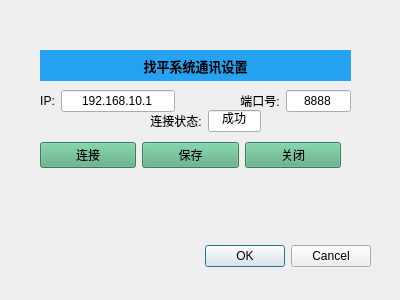
<?xml version="1.0" encoding="UTF-8"?>
<ui version="4.0">
 <class>workset</class>
 <widget class="QDialog" name="workset">
  <property name="geometry">
   <rect>
    <x>0</x>
    <y>0</y>
    <width>400</width>
    <height>300</height>
   </rect>
  </property>
  <property name="windowTitle">
   <string>Dialog</string>
  </property>
  <widget class="QDialogButtonBox" name="buttonBox">
   <property name="geometry">
    <rect>
     <x>30</x>
     <y>240</y>
     <width>341</width>
     <height>32</height>
    </rect>
   </property>
   <property name="orientation">
    <enum>Qt::Horizontal</enum>
   </property>
   <property name="standardButtons">
    <set>QDialogButtonBox::Cancel|QDialogButtonBox::Ok</set>
   </property>
  </widget>
  <widget class="QWidget" name="verticalLayoutWidget">
   <property name="geometry">
    <rect>
     <x>40</x>
     <y>90</y>
     <width>135</width>
     <height>22</height>
    </rect>
   </property>
   <layout class="QGridLayout" name="gridLayout_4">
    <item row="0" column="0">
     <widget class="QLabel" name="label_653">
      <property name="text">
       <string>IP:</string>
      </property>
      <property name="alignment">
       <set>Qt::AlignCenter</set>
      </property>
     </widget>
    </item>
    <item row="0" column="1">
     <widget class="QLineEdit" name="lineEdit_216">
      <property name="text">
       <string>192.168.10.1</string>
      </property>
      <property name="alignment">
       <set>Qt::AlignCenter</set>
      </property>
     </widget>
    </item>
   </layout>
  </widget>
  <widget class="QWidget" name="gridLayoutWidget_4">
   <property name="geometry">
    <rect>
     <x>240</x>
     <y>90</y>
     <width>111</width>
     <height>22</height>
    </rect>
   </property>
   <layout class="QGridLayout" name="gridLayout_5">
    <item row="0" column="2">
     <widget class="QLineEdit" name="lineEdit_217">
      <property name="text">
       <string>8888</string>
      </property>
      <property name="alignment">
       <set>Qt::AlignCenter</set>
      </property>
     </widget>
    </item>
    <item row="0" column="0" colspan="2">
     <widget class="QLabel" name="label_654">
      <property name="text">
       <string>端口号:</string>
      </property>
      <property name="alignment">
       <set>Qt::AlignCenter</set>
      </property>
     </widget>
    </item>
   </layout>
  </widget>
  <widget class="QWidget" name="gridLayoutWidget_6">
   <property name="geometry">
    <rect>
     <x>40</x>
     <y>140</y>
     <width>301</width>
     <height>31</height>
    </rect>
   </property>
   <layout class="QGridLayout" name="gridLayout_7">
    <item row="0" column="0">
     <widget class="QPushButton" name="pBtn_delete_edge_15">
      <property name="styleSheet">
       <string notr="true">background-color: rgb(85, 170, 127);</string>
      </property>
      <property name="text">
       <string>连接</string>
      </property>
     </widget>
    </item>
    <item row="0" column="1">
     <widget class="QPushButton" name="pBtn_delete_edge_16">
      <property name="styleSheet">
       <string notr="true">background-color: rgb(85, 170, 127);</string>
      </property>
      <property name="text">
       <string>保存</string>
      </property>
     </widget>
    </item>
    <item row="0" column="2">
     <widget class="QPushButton" name="pBtn_delete_edge_17">
      <property name="styleSheet">
       <string notr="true">background-color: rgb(85, 170, 127);</string>
      </property>
      <property name="text">
       <string>关闭</string>
      </property>
     </widget>
    </item>
   </layout>
  </widget>
  <widget class="QLabel" name="lbl_vertex_number_34">
   <property name="geometry">
    <rect>
     <x>40</x>
     <y>50</y>
     <width>311</width>
     <height>31</height>
    </rect>
   </property>
   <property name="font">
    <font>
     <pointsize>10</pointsize>
     <weight>75</weight>
     <bold>true</bold>
    </font>
   </property>
   <property name="styleSheet">
    <string notr="true">background-color: rgb(37, 162, 242);</string>
   </property>
   <property name="text">
    <string>找平系统通讯设置</string>
   </property>
   <property name="alignment">
    <set>Qt::AlignCenter</set>
   </property>
  </widget>
  <widget class="QWidget" name="gridLayoutWidget_5">
   <property name="geometry">
    <rect>
     <x>150</x>
     <y>110</y>
     <width>111</width>
     <height>22</height>
    </rect>
   </property>
   <layout class="QGridLayout" name="gridLayout_6">
    <item row="0" column="0">
     <widget class="QLabel" name="label_655">
      <property name="text">
       <string>连接状态:</string>
      </property>
      <property name="alignment">
       <set>Qt::AlignCenter</set>
      </property>
     </widget>
    </item>
    <item row="0" column="1">
     <widget class="QLineEdit" name="lineEdit_218">
      <property name="text">
       <string>成功</string>
      </property>
      <property name="alignment">
       <set>Qt::AlignCenter</set>
      </property>
     </widget>
    </item>
   </layout>
  </widget>
 </widget>
 <resources/>
 <connections>
  <connection>
   <sender>buttonBox</sender>
   <signal>accepted()</signal>
   <receiver>workset</receiver>
   <slot>accept()</slot>
   <hints>
    <hint type="sourcelabel">
     <x>248</x>
     <y>254</y>
    </hint>
    <hint type="destinationlabel">
     <x>157</x>
     <y>274</y>
    </hint>
   </hints>
  </connection>
  <connection>
   <sender>buttonBox</sender>
   <signal>rejected()</signal>
   <receiver>workset</receiver>
   <slot>reject()</slot>
   <hints>
    <hint type="sourcelabel">
     <x>316</x>
     <y>260</y>
    </hint>
    <hint type="destinationlabel">
     <x>286</x>
     <y>274</y>
    </hint>
   </hints>
  </connection>
 </connections>
</ui>
